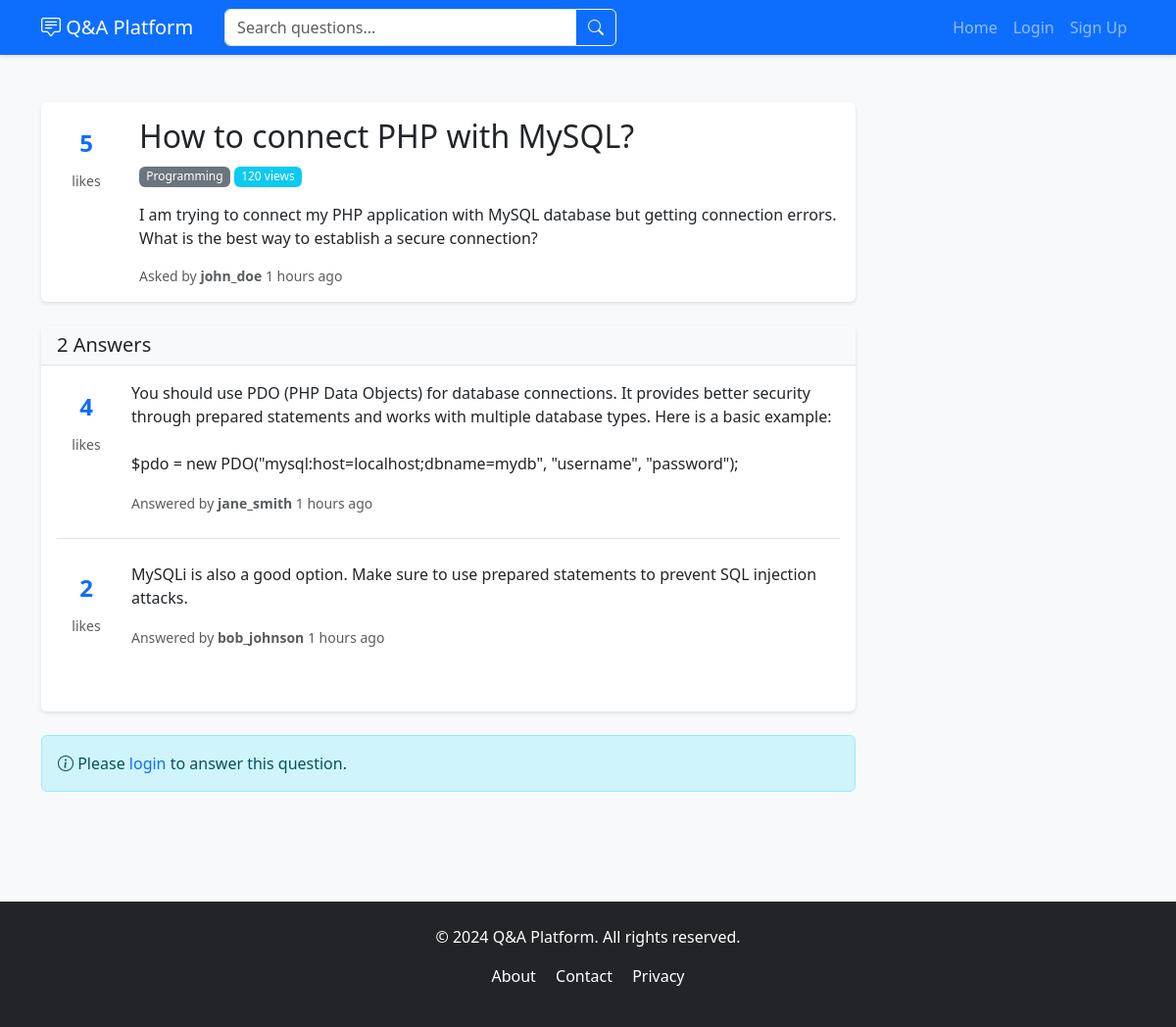
The page /questions/view_question.php?id=1 on the database its author committed.
### tables this page shows
CREATE TABLE IF NOT EXISTS questions (
    id INT PRIMARY KEY AUTO_INCREMENT,
    user_id INT NOT NULL,
    title VARCHAR(255) NOT NULL,
    description TEXT NOT NULL,
    category VARCHAR(50),
    likes INT DEFAULT 0,
    views INT DEFAULT 0,
    created_at TIMESTAMP DEFAULT CURRENT_TIMESTAMP,
    updated_at TIMESTAMP DEFAULT CURRENT_TIMESTAMP ON UPDATE CURRENT_TIMESTAMP,
    FOREIGN KEY (user_id) REFERENCES users(id) ON DELETE CASCADE,
    INDEX idx_user_id (user_id),
    INDEX idx_category (category),
    INDEX idx_created_at (created_at),
    FULLTEXT idx_title_description (title, description)
);

CREATE TABLE IF NOT EXISTS users (
    id INT PRIMARY KEY AUTO_INCREMENT,
    username VARCHAR(50) UNIQUE NOT NULL,
    email VARCHAR(100) UNIQUE NOT NULL,
    password VARCHAR(255) NOT NULL,
    created_at TIMESTAMP DEFAULT CURRENT_TIMESTAMP,
    INDEX idx_username (username),
    INDEX idx_email (email)
);

CREATE TABLE IF NOT EXISTS answers (
    id INT PRIMARY KEY AUTO_INCREMENT,
    question_id INT NOT NULL,
    user_id INT NOT NULL,
    answer_text TEXT NOT NULL,
    likes INT DEFAULT 0,
    created_at TIMESTAMP DEFAULT CURRENT_TIMESTAMP,
    updated_at TIMESTAMP DEFAULT CURRENT_TIMESTAMP ON UPDATE CURRENT_TIMESTAMP,
    FOREIGN KEY (question_id) REFERENCES questions(id) ON DELETE CASCADE,
    FOREIGN KEY (user_id) REFERENCES users(id) ON DELETE CASCADE,
    INDEX idx_question_id (question_id),
    INDEX idx_user_id (user_id),
    INDEX idx_created_at (created_at)
);

### includes/functions.php (called while the page is built, shortened)
<?php
function isLoggedIn() {
    return isset($_SESSION['user_id']);
}
function timeAgo($timestamp) {
    $time = strtotime($timestamp);
    $diff = time() - $time;
    if ($diff < 86400) return floor($diff / 3600) . " hours ago";
    return date("M d, Y", $time);
}
?>

### questions/view_question.php (the view, shortened to what this page needs)
<?php
require_once '../includes/functions.php';
$question_id = isset($_GET['id']) ? (int)$_GET['id'] : 0;
$database = new Database();
$db = $database->getConnection();
$query = "SELECT q.*, u.username, u.id as user_id_author
          FROM questions q
          JOIN users u ON q.user_id = u.id
          WHERE q.id = :id";
$stmt = $db->prepare($query);
$stmt->bindParam(':id', $question_id);
$stmt->execute();
$question = $stmt->fetch(PDO::FETCH_ASSOC);
$answerQuery = "SELECT a.*, u.username
                FROM answers a
                JOIN users u ON a.user_id = u.id
                WHERE a.question_id = :question_id
                ORDER BY a.likes DESC, a.created_at ASC";
$answerStmt = $db->prepare($answerQuery);
$answerStmt->bindParam(':question_id', $question_id);
$answerStmt->execute();
$answers = $answerStmt->fetchAll(PDO::FETCH_ASSOC);
include '../includes/header.php';
?>
<div class="container my-5">
    <div class="row">
        <div class="col-md-9">
            <div class="card mb-4">
                <div class="card-body">
                    <div class="d-flex">
                        <div class="vote-section text-center me-4">
                            <div class="vote-count my-2 fs-4" id="question-likes-<?php echo $question['id']; ?>">
                                <?php echo $question['likes']; ?>
                            </div>
                            <small class="text-muted">likes</small>
                        </div>
                        <div class="flex-grow-1">
                            <h2><?php echo htmlspecialchars($question['title']); ?></h2>
                            <div class="mb-3">
                                <?php if ($question['category']): ?>
                                    <span class="badge bg-secondary"><?php echo htmlspecialchars($question['category']); ?></span>
                                <?php endif; ?>
                                <span class="badge bg-info"><?php echo $question['views']; ?> views</span>
                            </div>
                            <p class="card-text"><?php echo nl2br(htmlspecialchars($question['description'])); ?></p>
                            <div class="d-flex justify-content-between align-items-center mt-3">
                                <small class="text-muted">
                                    Asked by <strong><?php echo htmlspecialchars($question['username']); ?></strong>
                                    <?php echo timeAgo($question['created_at']); ?>
                                </small>
                            </div>
                        </div>
                    </div>
                </div>
            </div>
            <div class="card mb-4">
                <div class="card-header bg-light">
                    <h5 class="mb-0"><?php echo count($answers); ?> Answer<?php echo count($answers) != 1 ? 's' : ''; ?></h5>
                </div>
                <div class="card-body">
                    <?php if (count($answers) > 0): ?>
                        <?php foreach ($answers as $answer): ?>
                            <div class="answer-item mb-4 pb-4 border-bottom">
                                <div class="d-flex">
                                    <div class="vote-section text-center me-3">
                                        <div class="vote-count my-2" id="answer-likes-<?php echo $answer['id']; ?>">
                                            <?php echo $answer['likes']; ?>
                                        </div>
                                        <small class="text-muted">likes</small>
                                    </div>
                                    <div class="flex-grow-1">
                                        <p><?php echo nl2br(htmlspecialchars($answer['answer_text'])); ?></p>
                                        <small class="text-muted">
                                            Answered by <strong><?php echo htmlspecialchars($answer['username']); ?></strong>
                                            <?php echo timeAgo($answer['created_at']); ?>
                                        </small>
                                    </div>
                                </div>
                            </div>
                        <?php endforeach; ?>
                    <?php else: ?>
                        <p class="text-muted">No answers yet. Be the first to answer!</p>
                    <?php endif; ?>
                </div>
            </div>
            <?php if (isLoggedIn()): ?>
                <div class="card">
                    <div class="card-header bg-primary text-white">
                        <h5 class="mb-0">Your Answer</h5>
                    </div>
                    <div class="card-body">
                        <form id="answerForm" method="POST" action="../answers/post_answer.php">
                            <input type="hidden" name="question_id" value="<?php echo $question_id; ?>">
                            <div class="mb-3">
                                <textarea name="answer_text" class="form-control" rows="5"
                                          placeholder="Write your answer here..." required></textarea>
                            </div>
                            <button type="submit" class="btn btn-primary">
                                <i class="bi bi-send"></i> Post Answer
                            </button>
                        </form>
                    </div>
                </div>
            <?php else: ?>
                <div class="alert alert-info">
                    <i class="bi bi-info-circle"></i> Please <a href="/qa-platform/auth/login.php">login</a> to answer this question.
                </div>
            <?php endif; ?>
        </div>
        <div class="col-md-3">
        </div>
    </div>
</div>
<?php include '../includes/footer.php'; ?>

### includes/header.php (shortened to what this page needs)
<!DOCTYPE html>
<html lang="en">
<head>
    <link href="https://cdn.jsdelivr.net/npm/bootstrap@5.3.0/dist/css/bootstrap.min.css" rel="stylesheet">
    <link rel="stylesheet" href="https://cdn.jsdelivr.net/npm/bootstrap-icons@1.10.0/font/bootstrap-icons.css">
    <link rel="stylesheet" href="/qa-platform/assets/css/style.css">
</head>
<body>
    <nav class="navbar navbar-expand-lg navbar-dark bg-primary">
        <div class="container">
            <a class="navbar-brand" href="/qa-platform/index.php">
                <i class="bi bi-chat-square-text"></i> Q&A Platform
            </a>
            <form class="d-flex me-auto ms-3" method="GET" action="/qa-platform/search.php" style="width: 400px;">
    <div class="input-group">
        <input class="form-control" type="search" name="q" placeholder="Search questions..." aria-label="Search">
        <button class="btn btn-outline-light" type="submit">
            <i class="bi bi-search"></i>
        </button>
    </div>
</form>
            <div class="collapse navbar-collapse" id="navbarNav">
                <ul class="navbar-nav ms-auto">
                    <li class="nav-item">
                        <a class="nav-link" href="/qa-platform/index.php">Home</a>
                    </li>
                    <?php if (isLoggedIn()): ?>
                        <li class="nav-item">
                            <a class="nav-link" href="/qa-platform/questions/ask_question.php">Ask Question</a>
                        </li>
                        <li class="nav-item">
                            <a class="nav-link" href="/qa-platform/user/my_questions.php">My Questions</a>
                        </li>
                        <li class="nav-item">
                            <a class="nav-link" href="/qa-platform/user/profile.php">
                                <i class="bi bi-person"></i> <?php echo $_SESSION['username']; ?>
                            </a>
                        </li>
                        <li class="nav-item">
                            <a class="nav-link" href="/qa-platform/auth/logout.php">Logout</a>
                        </li>
                    <?php else: ?>
                        <li class="nav-item">
                            <a class="nav-link" href="/qa-platform/auth/login.php">Login</a>
                        </li>
                        <li class="nav-item">
                            <a class="nav-link" href="/qa-platform/auth/signup.php">Sign Up</a>
                        </li>
                    <?php endif; ?>
                </ul>
            </div>
        </div>
    </nav>

### includes/footer.php (shortened to what this page needs)
    <footer class="bg-dark text-white text-center py-4 mt-5">
        <div class="container">
            <p>&copy; 2024 Q&A Platform. All rights reserved.</p>
            <p>
                <a href="#" class="text-white me-3">About</a>
                <a href="#" class="text-white me-3">Contact</a>
                <a href="#" class="text-white">Privacy</a>
            </p>
        </div>
    </footer>
</body>
</html>

### assets/css/style.css (style rules this page uses)
:root { --primary-color: #0d6efd; --secondary-color: #6c757d; --success-color: #198754; --info-color: #0dcaf0; }
body { font-family: 'Segoe UI', Tahoma, Geneva, Verdana, sans-serif; background-color: #f8f9fa; min-height: 100vh; display: flex; flex-direction: column; }
footer { margin-top: auto; }
.vote-section { min-width: 60px; }
.vote-count { font-size: 1.5rem; font-weight: bold; color: var(--primary-color); }
.answer-item:last-child { border-bottom: none !important; }
.card { border: none; box-shadow: 0 2px 4px rgba(0, 0, 0, 0.1); margin-bottom: 1rem; }
.card-header { background-color: #f8f9fa; border-bottom: 1px solid #dee2e6; }
.navbar { box-shadow: 0 2px 4px rgba(0, 0, 0, 0.1); }
.badge { padding: 0.4em 0.6em; font-weight: 500; }
a { text-decoration: none; }

### rows shown on the page
questions: likes "5", title "How to connect PHP with MySQL?", category "Programming", views "120", description "I am trying to connect my PHP application with MySQL database but getting connection errors. What is the best way to establish a secure connection?", user.username "john_doe", created_at "1 hours ago"
answers: likes "4", answer_text "You should use PDO (PHP Data Objects) for database connections. It provides better security through prepared statements and works with multiple database types. Here is a basic example: $pdo = new PDO(\"mysql:host=localhost;dbname=mydb\", \"username\", \"password\");", user.username "jane_smith", created_at "1 hours ago"
answers: likes "2", answer_text "MySQLi is also a good option. Make sure to use prepared statements to prevent SQL injection attacks.", user.username "bob_johnson", created_at "1 hours ago"

### other values the page prints
count($answers) "2"
